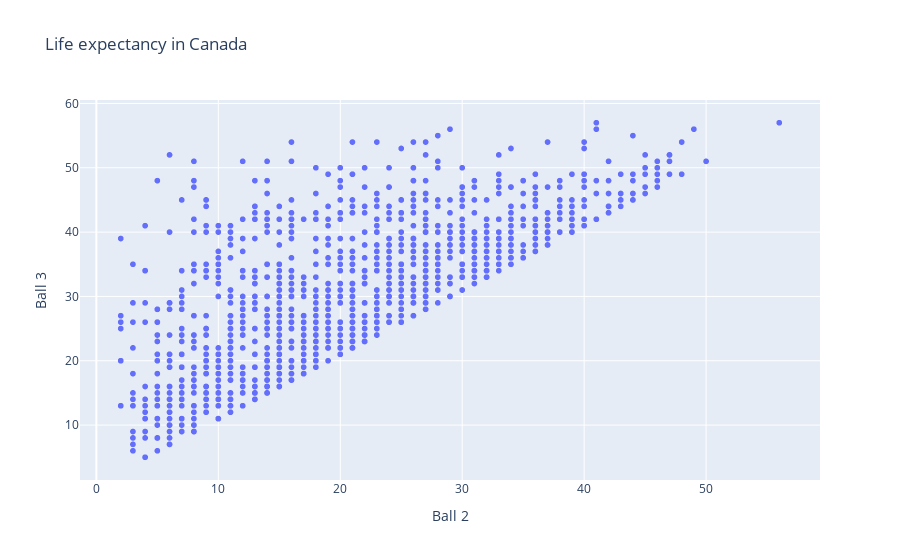

Here is the notebook cell this chart was saved with:
### Code cell
fig = px.scatter(df, x="Ball 2", y="Ball 3" ,title='Life expectancy in Canada')
fig.show()

### Figure 1 — Plotly figure (JSON) as saved in the notebook; plotly's stock layout.template omitted (floating-point values rounded to 4 significant figures; data arrays with more than 128 entries replaced by an {"elided": "..."} marker saying what was removed)
{"data": [{"hovertemplate": "Ball 2=%{x}<br>Ball 3=%{y}<extra></extra>", "legendgroup": "", "marker": {"color": "#636efa", "symbol": "circle"}, "mode": "markers", "name": "", "showlegend": false, "type": "scattergl", "x": {"elided": "1201 int values"}, "xaxis": "x", "y": {"elided": "1201 int values"}, "yaxis": "y"}], "layout": {"legend": {"tracegroupgap": 0}, "title": {"text": "Life expectancy in Canada"}, "xaxis": {"anchor": "y", "domain": [0, 1], "title": {"text": "Ball 2"}}, "yaxis": {"anchor": "x", "domain": [0, 1], "title": {"text": "Ball 3"}}}}
